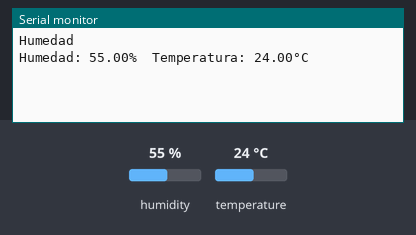
The sketch below on a simulated Arduino Uno, built with avr-gcc and run on an emulated ATmega328P. Parts: the last lines printed to the serial monitor. The inputs (shaded band) are chosen by the test bench; at power-on: humidity 55 %, temperature 24 °C.

Above: at 6.2 s.
6.3 s: humidity set to 22 %
At 7.9 s:
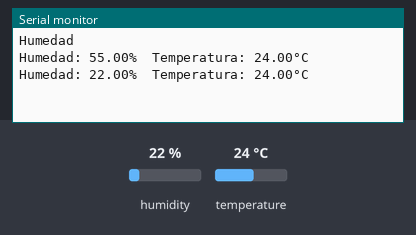
9.0 s: temperature set to 12 °C
At 10.4 s:
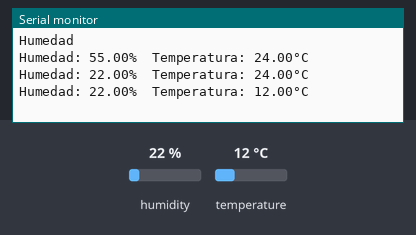
11.7 s: humidity set to 40 %
At 14.1 s:
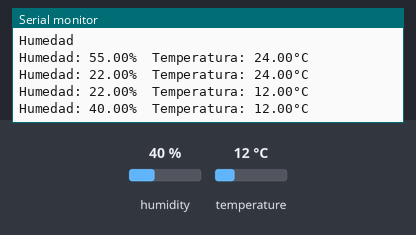
Timing chart, 0 to 15.6 s (numbered marks = the images above; inputs shaded):
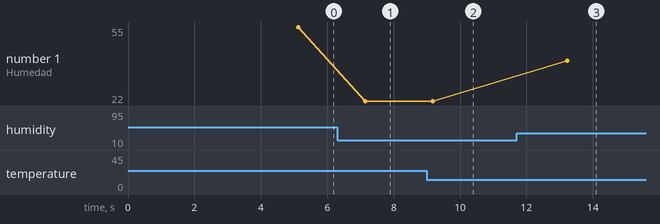

Measured:
- after the input at 6.3 s, the serial monitor: prints a new line after 0.85 s (image 1)
- after the input at 9.0 s, the serial monitor: prints a new line after 0.17 s (image 2)
- after the input at 11.7 s, the serial monitor: prints a new line after 1.5 s (image 3)
- plotted number 1: 55 → 22 after the input at 6.3 s, 22 → 40 after the input at 11.7 s

The sketch:

humedad-temperatura.ino
```cpp
#include <DHT.h>

#define DHTPIN 8
#define DHTTYPE DHT11

// Inicialización del sensor DHT
DHT dht(DHTPIN, DHTTYPE);

// Variables para almacenar el estado anterior
float humedadAnterior = -1;      // Inicializado a un valor imposible para el sensor
float temperaturaAnterior = -1;

void setup() {
  String sensorId = "Humedad";
  Serial.begin(9600);
  dht.begin();
  delay(5000);
  Serial.println(sensorId);
}

void loop() {
  delay(100);

  float humedad = dht.readHumidity();
  float temperatura = dht.readTemperature();

  if (isnan(humedad) || isnan(temperatura)) {
    Serial.println("Error al leer del sensor DHT11.");
    return;
  }

  if (humedad == humedadAnterior && temperatura == temperaturaAnterior)
    return;

  Serial.print("Humedad: ");
  Serial.print(humedad);
  Serial.print("%\t");
  Serial.print("Temperatura: ");
  Serial.print(temperatura);
  Serial.println("°C");

  humedadAnterior = humedad;
  temperaturaAnterior = temperatura;
}
```
